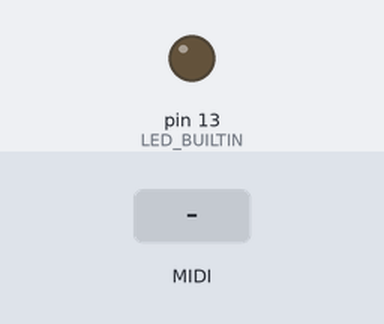
Simulated run of this sketch. Board: Arduino Uno, built with avr-gcc and run on an emulated ATmega328P. Shown: output pins drawn as LEDs (lit = HIGH). The inputs (shaded band) are chosen by the test bench. MIDI output is not drawn.

Above: at 1.2 s.
1.3 s: MIDI note 36 received
At 2.1 s:
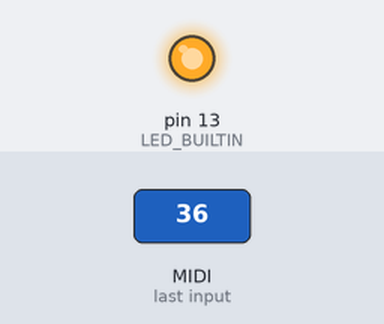
4.3 s: MIDI note 48 received
At 7.1 s:
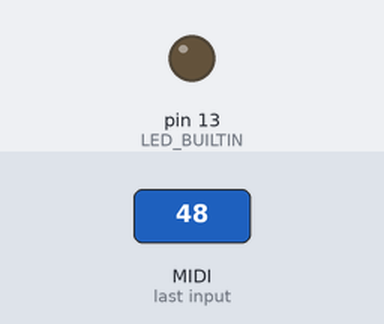
7.3 s: MIDI note 60 received
At 8.1 s:
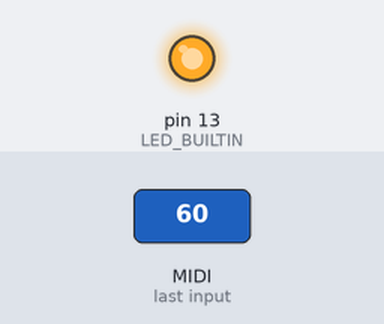
Timing chart, 0 to 10.8 s (numbered marks = the images above; inputs shaded):
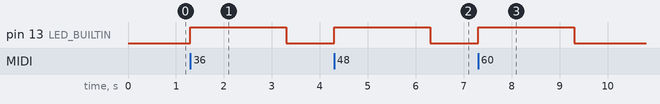

Measured:
- after the input at 1.3 s, pin 13 (LED_BUILTIN): LOW → HIGH at once, → LOW 2.0 s later
- after the input at 4.3 s, pin 13 (LED_BUILTIN): LOW → HIGH at once, → LOW 2.0 s later
- after the input at 7.3 s, pin 13 (LED_BUILTIN): LOW → HIGH at once, → LOW 2.0 s later

The sketch:

AltPinSerial.ino
```cpp
#include <MIDI.h>

// Simple tutorial on how to receive and send MIDI messages
// on a different serial port, using SoftwareSerial.
// Here, when receiving any message on channel 4, the Arduino
// will blink a led and play back a note for 1 second.

#if defined(ARDUINO_SAM_DUE) || defined(SAMD_SERIES)
   /* example not relevant for this hardware (SoftwareSerial not supported) */
   MIDI_CREATE_DEFAULT_INSTANCE();
#else
   #include <SoftwareSerial.h>
   using Transport = MIDI_NAMESPACE::SerialMIDI<SoftwareSerial>;
   int rxPin = 18;
   int txPin = 19;
   SoftwareSerial mySerial = SoftwareSerial(rxPin, txPin);
   Transport serialMIDI(mySerial);
   MIDI_NAMESPACE::MidiInterface<Transport> MIDI((Transport&)serialMIDI);
#endif

void setup()
{
  pinMode(LED_BUILTIN, OUTPUT);
  MIDI.begin(4);                    // Launch MIDI and listen to channel 4
}

void loop()
{
  if (MIDI.read())                  // If we have received a message
  {
    digitalWrite(LED_BUILTIN, HIGH);
    MIDI.sendNoteOn(42, 127, 1);    // Send a Note (pitch 42, velo 127 on channel 1)
    delay(1000);                    // Wait for a second
    MIDI.sendNoteOff(42, 0, 1);     // Stop the note
    digitalWrite(LED_BUILTIN, LOW);
  }
}
```
